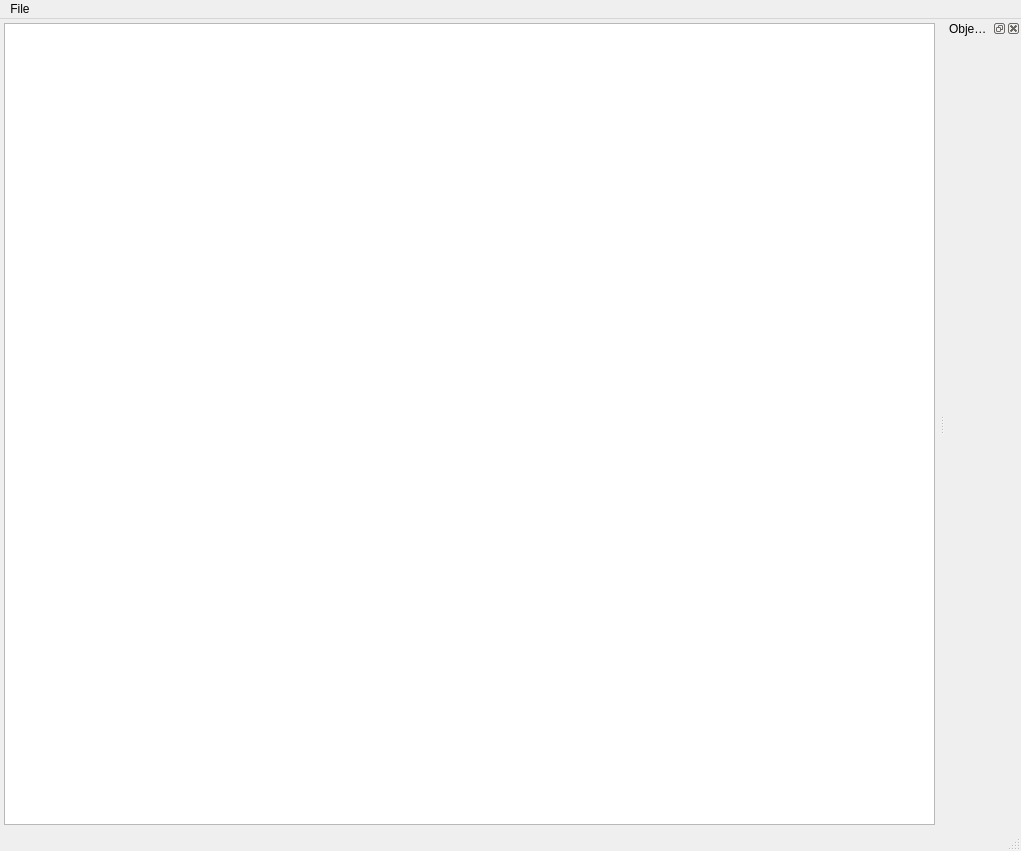
<?xml version="1.0" encoding="UTF-8"?>
<ui version="4.0">
 <class>TM_MainWindow</class>
 <widget class="QMainWindow" name="TM_MainWindow">
  <property name="geometry">
   <rect>
    <x>0</x>
    <y>0</y>
    <width>1021</width>
    <height>851</height>
   </rect>
  </property>
  <property name="sizePolicy">
   <sizepolicy hsizetype="Preferred" vsizetype="Preferred">
    <horstretch>0</horstretch>
    <verstretch>0</verstretch>
   </sizepolicy>
  </property>
  <property name="windowTitle">
   <string>TransporterManager</string>
  </property>
  <widget class="QWidget" name="centralwidget">
   <layout class="QVBoxLayout" name="verticalLayout">
    <property name="spacing">
     <number>2</number>
    </property>
    <property name="leftMargin">
     <number>2</number>
    </property>
    <property name="topMargin">
     <number>2</number>
    </property>
    <property name="rightMargin">
     <number>2</number>
    </property>
    <property name="bottomMargin">
     <number>2</number>
    </property>
    <item>
     <widget class="QScrollArea" name="scrollArea">
      <property name="frameShape">
       <enum>QFrame::NoFrame</enum>
      </property>
      <property name="widgetResizable">
       <bool>true</bool>
      </property>
      <widget class="QWidget" name="scrollAreaWidgetContents">
       <property name="geometry">
        <rect>
         <x>0</x>
         <y>0</y>
         <width>937</width>
         <height>796</height>
        </rect>
       </property>
       <layout class="QVBoxLayout" name="verticalLayout_3">
        <property name="spacing">
         <number>2</number>
        </property>
        <property name="leftMargin">
         <number>2</number>
        </property>
        <property name="topMargin">
         <number>2</number>
        </property>
        <property name="rightMargin">
         <number>2</number>
        </property>
        <property name="bottomMargin">
         <number>2</number>
        </property>
        <item>
         <widget class="QTableView" name="tvAgents">
          <property name="sizePolicy">
           <sizepolicy hsizetype="Preferred" vsizetype="Minimum">
            <horstretch>0</horstretch>
            <verstretch>0</verstretch>
           </sizepolicy>
          </property>
          <property name="minimumSize">
           <size>
            <width>0</width>
            <height>0</height>
           </size>
          </property>
          <property name="styleSheet">
           <string notr="true">QTableView::item:focus { border : 2px solid blue; }</string>
          </property>
          <property name="alternatingRowColors">
           <bool>true</bool>
          </property>
          <property name="selectionMode">
           <enum>QAbstractItemView::SingleSelection</enum>
          </property>
          <property name="selectionBehavior">
           <enum>QAbstractItemView::SelectRows</enum>
          </property>
          <attribute name="horizontalHeaderStretchLastSection">
           <bool>true</bool>
          </attribute>
         </widget>
        </item>
       </layout>
      </widget>
     </widget>
    </item>
   </layout>
  </widget>
  <widget class="QStatusBar" name="statusbar"/>
  <widget class="QMenuBar" name="menubar">
   <property name="geometry">
    <rect>
     <x>0</x>
     <y>0</y>
     <width>1021</width>
     <height>27</height>
    </rect>
   </property>
   <property name="defaultUp">
    <bool>false</bool>
   </property>
   <property name="nativeMenuBar">
    <bool>true</bool>
   </property>
   <widget class="QMenu" name="menuFile">
    <property name="title">
     <string>File</string>
    </property>
   </widget>
   <addaction name="menuFile"/>
  </widget>
  <widget class="QDockWidget" name="dkObjectWdiget">
   <property name="minimumSize">
    <size>
     <width>76</width>
     <height>41</height>
    </size>
   </property>
   <property name="floating">
    <bool>false</bool>
   </property>
   <property name="windowTitle">
    <string>Object Wdiget</string>
   </property>
   <attribute name="dockWidgetArea">
    <number>2</number>
   </attribute>
   <widget class="QWidget" name="dkObjectWdiget_Contents">
    <layout class="QVBoxLayout" name="verticalLayout_2">
     <property name="sizeConstraint">
      <enum>QLayout::SetNoConstraint</enum>
     </property>
    </layout>
   </widget>
  </widget>
 </widget>
 <resources/>
 <connections/>
</ui>
